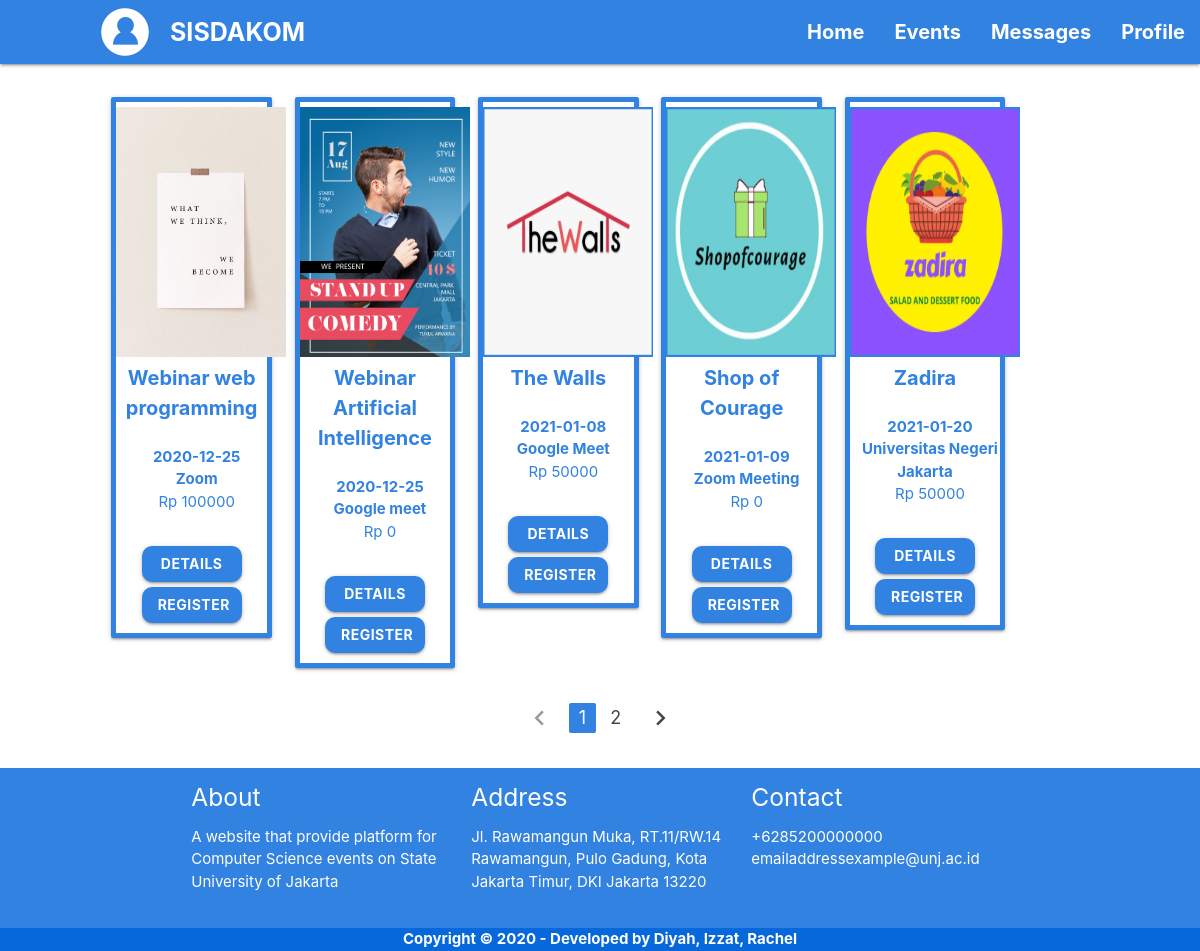
/templates/user-events.php (signed in), run on the app's committed database.
### tables this page shows
CREATE TABLE `event` (
  `id_event` int(11) NOT NULL,
  `nama_event` varchar(100) DEFAULT NULL,
  `htm` int(20) DEFAULT NULL,
  `kategori_event` varchar(10) DEFAULT NULL,
  `informasi_event` varchar(200) DEFAULT NULL,
  `tanggal_event` varchar(15) DEFAULT NULL,
  `waktu_event` varchar(6) DEFAULT NULL,
  `tempat_event` varchar(100) DEFAULT NULL,
  `max_partisipan` int(10) DEFAULT NULL,
  `poster_event` varchar(255) DEFAULT NULL,
  `status_event` varchar(10) DEFAULT NULL
);

### templates/functions2.php (called while the page is built, shortened)
<?php
$conn = mysqli_connect("localhost","root","","sisdakom");
function query($query) {
    global $conn;
    $result = mysqli_query($conn, $query);
    $rows = [];
    while( $row = mysqli_fetch_assoc($result) ){
        $rows[] = $row;
    }
    return $rows;
}
?>

### templates/user-events.php (the view, shortened to what this page needs)
<?php
require 'functions2.php';
$JumlahDataperHalaman = 5;
$JumlahData = count(query("SELECT * FROM event"));
$JumlahHalaman = ceil($JumlahData / $JumlahDataperHalaman);
$ActivePage = (isset($_GET["page"])) ? $_GET["page"]:1 ;
$AwalData = ($JumlahDataperHalaman * $ActivePage) - $JumlahDataperHalaman;
$events = query("SELECT * FROM event LIMIT $AwalData, $JumlahDataperHalaman");
?>
<!DOCTYPE html>
<html lang="en">
<head>
    <link rel="stylesheet" href="../static/css//materialize.css">
</head>
<body class="white">
    <nav class="blue">
        <div class="nav-wrapper">
            <a><img class="first-logo" src="../static/img/profile.png"></a>
            <a href="#" class="brand-logo white-text" style="font-size: 25px;"><b>SISDAKOM</b></a>
            <ul id="nav-mobile" class="right hide-on-med-and-down">
                <li><a href="user-home.php" class="white-text" style="font-size: 20px;"><b>Home</b></a></li>
                <li><a href="user-events.php" class="white-text" style="font-size: 20px;"><b>Events</b></a></li>
                <li><a href="user-message.php" class="white-text" style="font-size: 20px;"><b>Messages</b></a></li>
                <li><a href="user-profile-info.php" class="white-text" style="font-size: 20px;"><b>Profile</b></a></li>
            </ul>
        </div>
    </nav>
    <main class="main">
        <div class="row center-align" style="margin-left: 100px;">
        <?php foreach($events as $row) : ?>
            <div class="col l2 s12" style="margin-top: 25px;">
                <div class="card border1 center-align">
                    <img src="../static/img/<?= $row["poster_event"] ?>" style="margin-top: 5px" width="170px" height="250px">
                    <a class="blue-text font3"><b><?= $row["nama_event"]; ?></b></a>
                    <br><br>
                    <a class="blue-text font4 center"><b><?= $row["tanggal_event"]; ?></b></a>
                    <br>
                    <a class="blue-text font4 center"><b><?= $row["tempat_event"]; ?></b></a>
                    <br>
                    <a class="blue-text font4 center">Rp <?= $row["htm"]; ?></a>
                    <br><br>
                    <a href="user-eventdetail.php?idevent=<?= $row['id_event'];?>" class="blue btn white-text" style="margin-top: 10px; width: 100px; border-radius: 10px;"><b>Details</b></a>
                    <br>
                    <form action="" method="post">
                        <button class="btn waves-effect waves-light blue white-text" type="submit" style="margin-top: 5px; margin-bottom: 10px; width: 100px; border-radius: 10px;" name="submit"><b>Register</b>
                    </form>
                </div>
            </div>
        <?php endforeach; ?>
        </div>
        <div class="row">
            <ul class="pagination center-align">
            <?php if($ActivePage == 1): ?>
                <li class="disabled"><a href="#!"><i class="material-icons">chevron_left</i></a></li>
            <?php else: ?>
                <li><a href="?page=<?= $ActivePage - 1; ?>"><i class="material-icons">chevron_left</i></a></li>
            <?php endif; ?>
            <?php for($i = 1; $i <= $JumlahHalaman; $i++): ?>
                <?php if( $i == $ActivePage): ?>
                    <li class="active blue"><a href="?page=<?= $i; ?>"><?= $i; ?></a></li>
                <?php else: ?>
                    <li class="waves-effect"><a href="?page=<?= $i; ?>"><?= $i; ?></a></li>
                <?php endif; ?>
            <?php endfor; ?>
            <?php if($ActivePage == $JumlahHalaman): ?>
                <li class="disabled"><a href="#!"><i class="material-icons">chevron_right</i></a></li>
            <?php else: ?>
                <li><a href="?page=<?= $ActivePage + 1; ?>"><i class="material-icons">chevron_right</i></a></li>
            <?php endif; ?>
            </ul>
        </div>
    </main>
    <footer class="blue">
        <div class="container">
          <div class="row">
            <div class="col l4 s12">
              <h5 class="white-text">About</h5>
              <p class="white-text">A website that provide platform for Computer Science events on State University of Jakarta</p>
            </div>
            <div class="col l4 s12">
              <h5 class="white-text">Address</h5>
              <p class="white-text">Jl. Rawamangun Muka, RT.11/RW.14 Rawamangun, Pulo Gadung, Kota Jakarta Timur, DKI Jakarta 13220</p>
            </div>
            <div class="col l4 s12">
              <h5 class="white-text">Contact</h5>
              <ul>
                <li><a class="white-text">+6285200000000</a></li>
                <li><a class="white-text">emailaddressexample@unj.ac.id</a></li>
              </ul>
            </div>
          </div>
        </div>
        <div class="footer-copyright indigo">
          <div class="center">
              <a class="white-text"><b>Copyright © 2020 - Developed by Diyah, Izzat, Rachel</b></a>
          </div>
        </div>
    </footer>
</body>
</html>

### data on the page
event: poster_event (picture), nama_event "Webinar web programming", tanggal_event "2020-12-25", tempat_event "Zoom", htm "100000"
event: poster_event (picture), nama_event "Webinar Artificial Intelligence", tanggal_event "2020-12-25", tempat_event "Google meet", htm "0"
event: poster_event (picture), nama_event "The Walls", tanggal_event "2021-01-08", tempat_event "Google Meet", htm "50000"
event: poster_event (picture), nama_event "Shop of Courage", tanggal_event "2021-01-09", tempat_event "Zoom Meeting", htm "0"
event: poster_event (picture), nama_event "Zadira", tanggal_event "2021-01-20", tempat_event "Universitas Negeri Jakarta", htm "50000"
